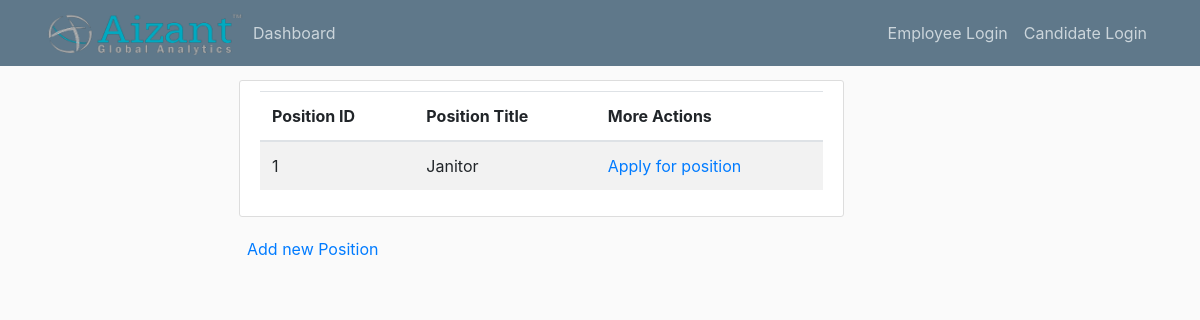
The page /position/all on the database as committed earlier.
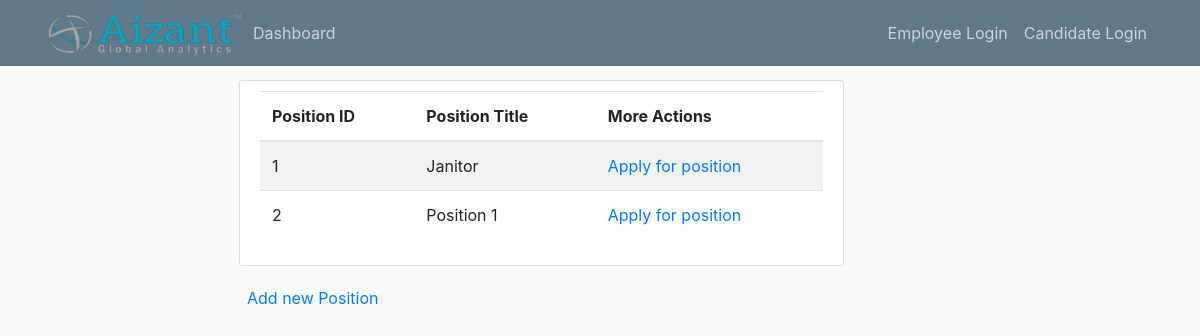
The same page on the database as committed later.
### app/models.py (models this page shows, shortened)
class Position(db.Model):
    id = db.Column(db.Integer, primary_key=True)
    title = db.Column(db.String)
    description = db.Column(db.String(500))
    required_number = db.Column(db.Integer)
    number_applied = db.Column(db.Integer)
    applications = db.relationship('Application', backref='application')

### app/routes.py (the view)
@app.route('/position/all')
def view_all_positions():
    positions = Position.query.all()
    return render_template('view_position_list.html', positions=positions)

### app/templates/view_position_list.html
{% extends 'layout.html' %}
{% block content %}
    <div class="content-section">
        <table class="table table-striped">
            <thead>
            <tr>
                <th scope="col">Position ID</th>
                <th scope="col">Position Title</th>
                <th scope="col">More Actions</th>
            </tr>
            </thead>
            <tbody>
            {% for position in positions %}
                <tr>
                    <td>{{ position.id }}</td>
                    <td>{{ position.title }}</td>
                    {% if current_user.role %}
                    <td><a href="{{ url_for('view_position', position_id=position.id) }}">Click here for more details</a> </td>
                    {% else %}
                    <td><a href="{{ url_for('create_application', job_id=position.id) }}">Apply for position</a> </td>
                    {% endif %}
                </tr>
            {% endfor %}
            </tbody>
        </table>
    </div>
    <p>
        <a class="ml-2" href="{{ url_for('create_new_position') }}">Add new Position</a>
    </p>
{% endblock %}

Rows that differ between the two databases and show on the page:
added Position: id "2", title "Position 1"
